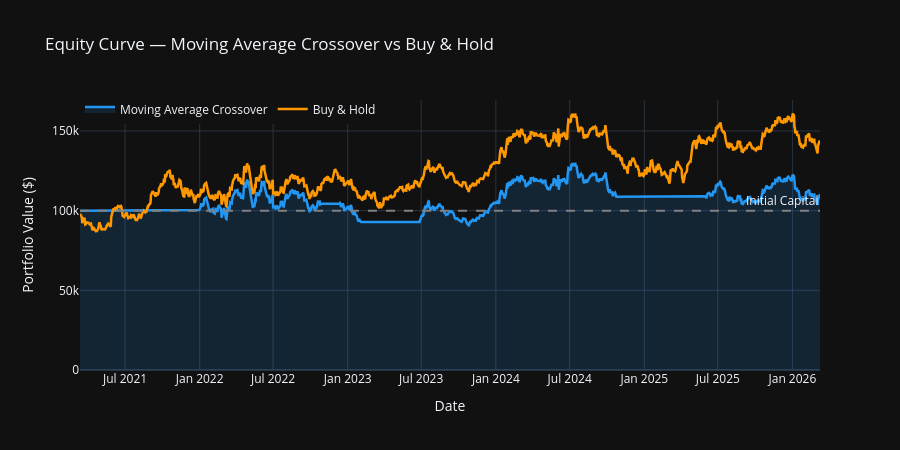

The notebook cell saved with this chart:
### Markdown cell above
### 9.2 Equity Curve

### Code cell
# Equity curve comparison
fig2 = go.Figure()

fig2.add_trace(go.Scatter(
    x=backtest.index, y=backtest['Strategy_Value'],
    name=STRATEGY_CHOICE,
    line=dict(color='#2196F3', width=2.5),
    fill='tozeroy',
    fillcolor='rgba(33, 150, 243, 0.15)'
))

fig2.add_trace(go.Scatter(
    x=backtest.index, y=backtest['BuyHold_Value'],
    name='Buy & Hold',
    line=dict(color='#FF9800', width=2.5)
))

fig2.add_hline(
    y=INITIAL_CAPITAL,
    line_dash='dash',
    line_color='gray',
    annotation_text='Initial Capital'
)

fig2.update_layout(
    title=f'Equity Curve — {STRATEGY_CHOICE} vs Buy & Hold',
    xaxis_title='Date',
    yaxis_title='Portfolio Value ($)',
    template='plotly_dark',
    height=450,
    hovermode='x unified',
    legend=dict(orientation='h', y=1.02)
)

fig2.show()

### Figure 1 — Plotly figure (JSON) as saved in the notebook; plotly's stock layout.template omitted (floating-point values rounded to 4 significant figures; data arrays with more than 128 entries replaced by an {"elided": "..."} marker saying what was removed)
{"data": [{"fill": "tozeroy", "fillcolor": "rgba(33, 150, 243, 0.15)", "line": {"color": "#2196F3", "width": 2.5}, "name": "Moving Average Crossover", "type": "scatter", "x": {"elided": "1235 str values"}, "y": {"elided": "1235 float values"}}, {"line": {"color": "#FF9800", "width": 2.5}, "name": "Buy & Hold", "type": "scatter", "x": {"elided": "1235 str values"}, "y": {"elided": "1235 float values"}}], "layout": {"annotations": [{"showarrow": false, "text": "Initial Capital", "x": 1, "xanchor": "right", "xref": "x domain", "y": 100000, "yanchor": "bottom", "yref": "y"}], "height": 450, "hovermode": "x unified", "legend": {"orientation": "h", "y": 1.02}, "shapes": [{"line": {"color": "gray", "dash": "dash"}, "type": "line", "x0": 0, "x1": 1, "xref": "x domain", "y0": 100000, "y1": 100000, "yref": "y"}], "title": {"text": "Equity Curve — Moving Average Crossover vs Buy & Hold"}, "xaxis": {"title": {"text": "Date"}}, "yaxis": {"title": {"text": "Portfolio Value ($)"}}}}
